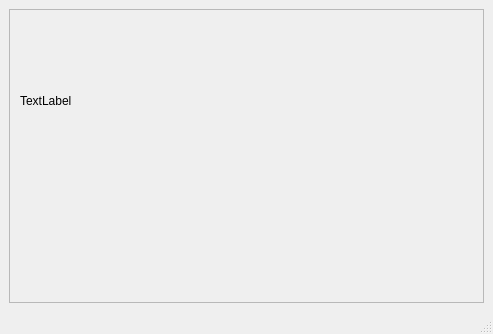
<?xml version="1.0" encoding="UTF-8"?>
<ui version="4.0">
 <class>mainwindow</class>
 <widget class="QMainWindow" name="mainwindow">
  <property name="geometry">
   <rect>
    <x>0</x>
    <y>0</y>
    <width>493</width>
    <height>334</height>
   </rect>
  </property>
  <property name="sizePolicy">
   <sizepolicy hsizetype="Fixed" vsizetype="Fixed">
    <horstretch>0</horstretch>
    <verstretch>0</verstretch>
   </sizepolicy>
  </property>
  <property name="windowTitle">
   <string>MainWindow</string>
  </property>
  <property name="autoFillBackground">
   <bool>false</bool>
  </property>
  <property name="styleSheet">
   <string notr="true">QMainWindow { background-image: url(:/graphics/resources/background.jpg); }</string>
  </property>
  <widget class="QWidget" name="centralwidget">
   <property name="sizePolicy">
    <sizepolicy hsizetype="Fixed" vsizetype="Fixed">
     <horstretch>0</horstretch>
     <verstretch>0</verstretch>
    </sizepolicy>
   </property>
   <property name="styleSheet">
    <string notr="true"/>
   </property>
   <layout class="QHBoxLayout" name="horizontalLayout">
    <item>
     <layout class="QGridLayout" name="gridLayout">
      <property name="sizeConstraint">
       <enum>QLayout::SetMinimumSize</enum>
      </property>
      <property name="spacing">
       <number>0</number>
      </property>
     </layout>
    </item>
    <item>
     <layout class="QVBoxLayout" name="verticalLayout">
      <item>
       <widget class="QScrollArea" name="scrollArea">
        <property name="widgetResizable">
         <bool>true</bool>
        </property>
        <widget class="QWidget" name="scrollAreaWidgetContents">
         <property name="geometry">
          <rect>
           <x>0</x>
           <y>0</y>
           <width>471</width>
           <height>279</height>
          </rect>
         </property>
         <widget class="QLabel" name="label">
          <property name="geometry">
           <rect>
            <x>10</x>
            <y>20</y>
            <width>581</width>
            <height>141</height>
           </rect>
          </property>
          <property name="text">
           <string>TextLabel</string>
          </property>
         </widget>
        </widget>
       </widget>
      </item>
     </layout>
    </item>
   </layout>
  </widget>
  <widget class="QMenuBar" name="menubar">
   <property name="geometry">
    <rect>
     <x>0</x>
     <y>0</y>
     <width>493</width>
     <height>17</height>
    </rect>
   </property>
  </widget>
  <widget class="QStatusBar" name="statusbar"/>
 </widget>
 <resources/>
 <connections/>
</ui>
